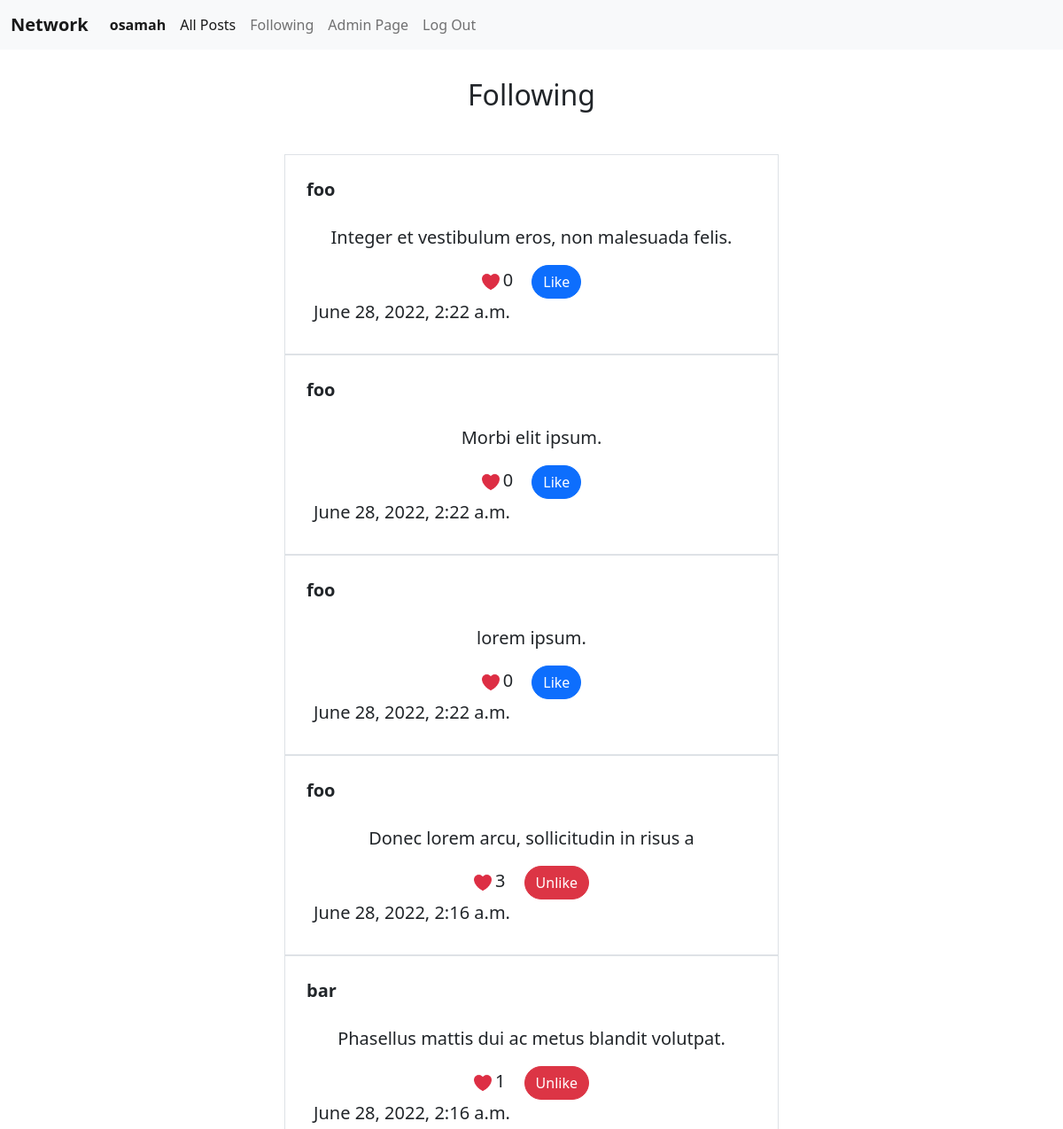
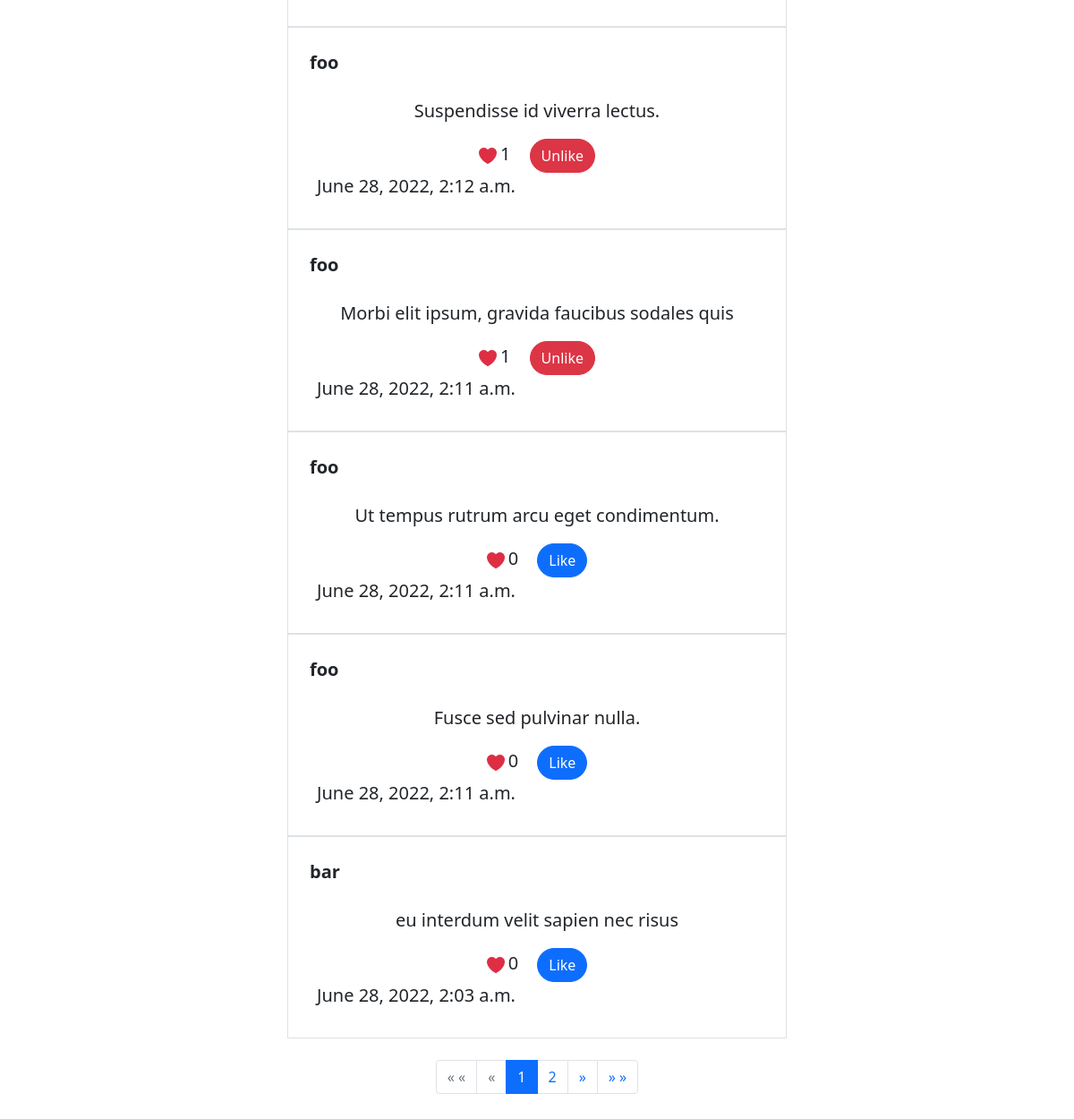
Screenshot of /following (signed in) with the database file from the repository (2 pictures, top to bottom).
### network/models.py (models this page shows, shortened)
class User(AbstractUser):
    pass

class Posts(models.Model):
    poster = models.ForeignKey(User, on_delete=models.CASCADE, related_name="posts_poster")
    text = models.TextField()
    date = models.DateTimeField(default=timezone.now)
    likes = models.IntegerField(default=0)

### network/views.py (the view)
# urls.py: path("following", views.following, name="following"),
@login_required(login_url='/login')
def following(request):
    following_users = Followers.objects.filter(follower=request.user).values_list('user_id', flat=True)
    following_postss = Posts.objects.filter(poster__in=following_users).order_by("-date")
    try:
        likes = Likes.objects.filter(user=request.user).values_list('post_id', flat=True)
    except TypeError:
        likes = None
    paginator = Paginator(following_postss, 10)  # Show 10 contacts per page.
    page_number = request.GET.get('page')
    following_posts = paginator.get_page(page_number)
    return render(request, "network/following.html", {
        "following_posts": following_posts,
        "likes": likes,
    })

### network/templates/network/following.html (shortened to what this page needs)
{% extends "network/layout.html" %}
{% load static %}
{% block body %}
<h2 class="text-center mb-5 mt-3"> Following </h2>
<div class="container text-center mt-5 mb-4" id="following-posts-container">
    {% for i in following_posts %}
        <div class="col-6 border mx-auto p-3 fs-5">
            <p class="text-start p-2 b"><a class="fw-bold text-reset a" href="{% url 'users' i.poster %}">{{ i.poster }}</a></p>
            <p class="text-center text-break">{{ i.text }}</p>
            <img src="{% static 'network/heart.png' %}" alt="Heart Image" class="me-1"><span>{{ i.likes }}</span>
            {% if request.user.is_authenticated %}
            {% if i.id in likes %}
            <input type="submit" class="like-button btn btn-danger rounded-pill ms-3" data-like="true" data-pl="{{ i.id }}"
                value="Unlike">
            {% else %}
            <input type="submit" class="like-button btn btn-primary rounded-pill ms-3" data-like="false" data-pl="{{ i.id }}"
                value="Like">
            {% endif %}
            {% endif %}
            <p class="fw-lighter text-start ms-3">{{ i.date }}</p>
        </div>
    {% endfor %}
</div>
<nav aria-label="Page navigation">
    <ul class="pagination justify-content-center">
        {% if following_posts.has_previous %}
        <li class="page-item">
            <a class="page-link" href="?page=1" aria-label="Next">
                <span aria-hidden="true">&laquo; &laquo;</span>
            </a>
        </li>
        <li class="page-item">
            <a class="page-link" href="?page={{ following_posts.previous_page_number }}" aria-label="Previous">
                <span aria-hidden="true">&laquo;</span>
            </a>
        </li>
        {% else %}
        <li class="page-item disabled">
            <span class="page-link">&laquo; &laquo;</span>
        </li>
        <li class="page-item disabled">
            <span class="page-link">&laquo;</span>
        </li>
        {% endif %}
        {% for num in following_posts.paginator.page_range %}
        {% if num == following_posts.number %}
        <li class="page-item active"><a class="page-link" href="?page={{ num }}">{{ num }}</a></li>
        {% else %}
        <li class="page-item"><a class="page-link" href="?page={{ num }}">{{ num }}</a></li>
        {% endif %}
        {% endfor %}
        {% if following_posts.has_next %}
        <li class="page-item">
            <a class="page-link" href="?page={{ following_posts.next_page_number }}" aria-label="Next">
                <span aria-hidden="true">&raquo;</span>
            </a>
        </li>
        <li class="page-item">
            <a class="page-link" href="?page={{ following_posts.paginator.num_pages }}" aria-label="Next">
                <span aria-hidden="true">&raquo; &raquo;</span>
            </a>
        </li>
        {% endif %}
    </ul>
</nav>
{% endblock %}

### network/templates/network/layout.html (shortened to what this page needs)
{% load static %}
<!DOCTYPE html>
<html lang="en">
    <head>
        <link href="https://cdn.jsdelivr.net/npm/bootstrap@5.1.3/dist/css/bootstrap.min.css" rel="stylesheet">
        <link href="{% static 'network/styles.css' %}" rel="stylesheet">
    </head>
    <body>
        <nav class="navbar navbar-expand-lg navbar-light bg-light">
            <div class="container-fluid">
                <a class="navbar-brand" href="{% url 'index' %}"><strong>Network</strong></a>
              <ul class="navbar-nav me-auto mb-2 mb-lg-0">
                {% if request.user.is_authenticated %}
                    <li class="nav-item">
                        <a class="nav-link active" href="{% url 'users' request.user.username %}"><strong>{{ request.user.username }}</strong></a>
                    </li>
                {% endif %}
                <li class="nav-item">
                  <a class="nav-link active" href="{% url 'index' %}">All Posts</a>
                </li>
                {% if request.user.is_authenticated %}
                    <li class="nav-item">
                        <a class="nav-link" href="{% url 'following' %}">Following</a>
                    </li>
                    {% if request.user.is_superuser %}
                    <li class="nav-item">
                        <a class="nav-link" href="/admin">Admin Page</a>
                    </li>
                    {% endif %}
                    <li class="nav-item">
                        <a class="nav-link" href="{% url 'logout' %}">Log Out</a>
                    </li>
                {% endif %}
              </ul>
            </div>
          </nav>
        <div class="p-3">
            {% block body %}
            {% endblock %}
        </div>
    </body>
</html>

### network/static/network/styles.css (style rules this page uses)
img { width: 20px; height: auto; }
.a { text-decoration: None; }

### rows the page displays
User: user.username "osamah"
Posts: poster "foo", text "Integer et vestibulum eros, non malesuada felis.", likes "0", date "June 28, 2022, 2:22 a.m."
Posts: poster "foo", text "Morbi elit ipsum.", likes "0", date "June 28, 2022, 2:22 a.m."
Posts: poster "foo", text "lorem ipsum.", likes "0", date "June 28, 2022, 2:22 a.m."
Posts: poster "foo", text "Donec lorem arcu, sollicitudin in risus a", likes "3", date "June 28, 2022, 2:16 a.m."
Posts: poster "bar", text "Phasellus mattis dui ac metus blandit volutpat.", likes "1", date "June 28, 2022, 2:16 a.m."
Posts: poster "foo", text "Suspendisse id viverra lectus.", likes "1", date "June 28, 2022, 2:12 a.m."
Posts: poster "foo", text "Morbi elit ipsum, gravida faucibus sodales quis", likes "1", date "June 28, 2022, 2:11 a.m."
Posts: poster "foo", text "Ut tempus rutrum arcu eget condimentum.", likes "0", date "June 28, 2022, 2:11 a.m."
Posts: poster "foo", text "Fusce sed pulvinar nulla.", likes "0", date "June 28, 2022, 2:11 a.m."
Posts: poster "bar", text "eu interdum velit sapien nec risus", likes "0", date "June 28, 2022, 2:03 a.m."

### other values shown
{{ num }} "1"
{{ num }} "2"
